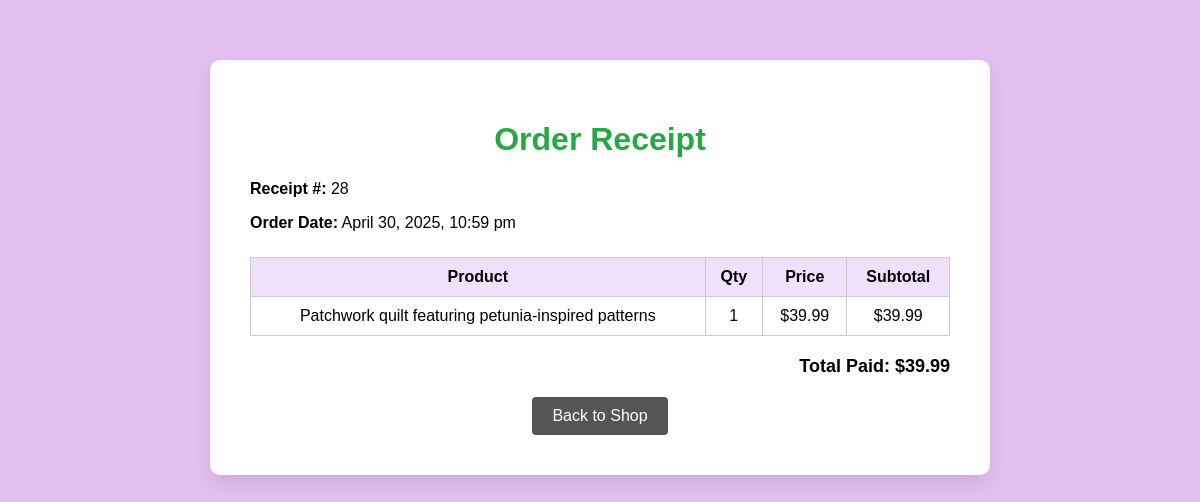
The page /FinalProject/receipt.php?receipt_id=28 on the database its author committed.
### tables this page shows
CREATE TABLE `RECEIPT` (
  `RECEIPT_ID` int(11) NOT NULL,
  `SESSION_ID` int(11) DEFAULT NULL,
  `ISSUED_AT` datetime DEFAULT NULL,
  `TOTAL_PAID` decimal(10,2) DEFAULT NULL,
  `PAYMENT_METHOD` varchar(50) DEFAULT NULL
);

CREATE TABLE `RECEIPT_ITEMS` (
  `RECEIPT_ITEM_ID` int(11) NOT NULL,
  `RECEIPT_ID` int(11) DEFAULT NULL,
  `PRODUCT_NAME` varchar(255) DEFAULT NULL,
  `PRICE` decimal(10,2) DEFAULT NULL,
  `QUANTITY` int(11) DEFAULT NULL,
  `SUBTOTAL` decimal(10,2) DEFAULT NULL
);

### FinalProject/receipt.php (the view, shortened to what this page needs)
<?php
require 'config.php';
$receipt_id = isset($_GET['receipt_id']) ? intval($_GET['receipt_id']) : 0;
$stmt = $db->prepare("SELECT RECEIPT_ID, ISSUED_AT, TOTAL_PAID FROM RECEIPT WHERE RECEIPT_ID = ?");
$stmt->bind_param("i", $receipt_id);
$stmt->execute();
$stmt->bind_result($receipt_id, $issued_at, $total_paid);
$query = "
    SELECT PRODUCT_NAME, PRICE, QUANTITY, SUBTOTAL
    FROM RECEIPT_ITEMS
    WHERE RECEIPT_ID = ?
";
$stmt = $db->prepare($query);
$stmt->bind_param("i", $receipt_id);
$stmt->execute();
$result = $stmt->get_result();
$cartItems = $result->fetch_all(MYSQLI_ASSOC);
?>
<!DOCTYPE html>
<html>
<head>
</head>
<body>
<div class="receipt-container">
    <h1>Order Receipt</h1>
    <p><strong>Receipt #:</strong> <?php echo $receipt_id; ?></p>
    <p><strong>Order Date:</strong> <?php echo date("F j, Y, g:i a", strtotime($issued_at)); ?></p>
    <table>
        <tr>
            <th>Product</th>
            <th>Qty</th>
            <th>Price</th>
            <th>Subtotal</th>
        </tr>
        <?php foreach ($cartItems as $item): ?>
            <tr>
                <td><?php echo htmlspecialchars($item['PRODUCT_NAME']); ?></td>
                <td><?php echo intval($item['QUANTITY']); ?></td>
                <td>$<?php echo number_format($item['PRICE'], 2); ?></td>
                <td>$<?php echo number_format($item['SUBTOTAL'], 2); ?></td>
            </tr>
        <?php endforeach; ?>
    </table>
    <div class="total">Total Paid: $<?php echo number_format($total_paid, 2); ?></div>
    <div class="center">
        <a href="landing_page.php" class="btn">Back to Shop</a>
    </div>
</div>
</body>
</html>

### FinalProject/receipt.php (style rules this page uses)
body { background-color: #e3bff2; font-family: Arial, sans-serif; margin: 0; padding: 0; }
.receipt-container { max-width: 700px; margin: 60px auto; background: #fff; padding: 40px; border-radius: 10px; box-shadow: 0 8px 20px rgba(0,0,0,0.1); }
h1 { color: #28a745; text-align: center; }
table { width: 100%; border-collapse: collapse; margin-top: 25px; }
th, td { border: 1px solid #ccc; padding: 10px; text-align: center; }
th { background-color: #f0e0fa; }
.total { text-align: right; font-size: 18px; font-weight: bold; margin-top: 20px; }
.center { text-align: center; }
.btn { padding: 10px 20px; background-color: #555; color: white; text-decoration: none; border-radius: 4px; margin-top: 20px; display: inline-block; }

### rows shown on the page
receipt: RECEIPT_ID "28", ISSUED_AT "April 30, 2025, 10:59 pm", TOTAL_PAID "39.99"
receipt_items: PRODUCT_NAME "Patchwork quilt featuring petunia-inspired patterns", QUANTITY "1", PRICE "39.99", SUBTOTAL "39.99"
